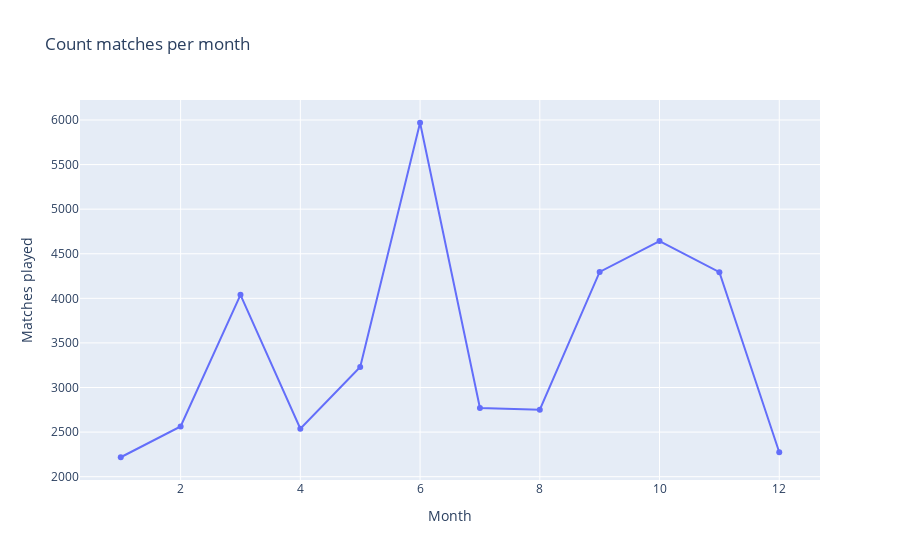

Notebook cell for this chart:
### Code cell
df_plot
data = [go.Scatter(x=df_plot['month'], y=df_plot['matches'])]
layout = go.Layout(title = 'Count matches per month', # Graph title
                   xaxis = dict(title = 'Month'), # x-axis label
                   yaxis = dict(title = 'Matches played')) # y-axis label
fig = go.Figure(data = data, layout = layout)
fig.show()

### Figure 1 — Plotly figure (JSON) as saved in the notebook; plotly's stock layout.template omitted (floating-point values rounded to 4 significant figures)
{"data": [{"type": "scatter", "x": [1, 2, 3, 4, 5, 6, 7, 8, 9, 10, 11, 12], "y": [2218, 2564, 4039, 2538, 3231, 5969, 2770, 2752, 4296, 4642, 4293, 2274]}], "layout": {"title": {"text": "Count matches per month"}, "xaxis": {"title": {"text": "Month"}}, "yaxis": {"title": {"text": "Matches played"}}}}
